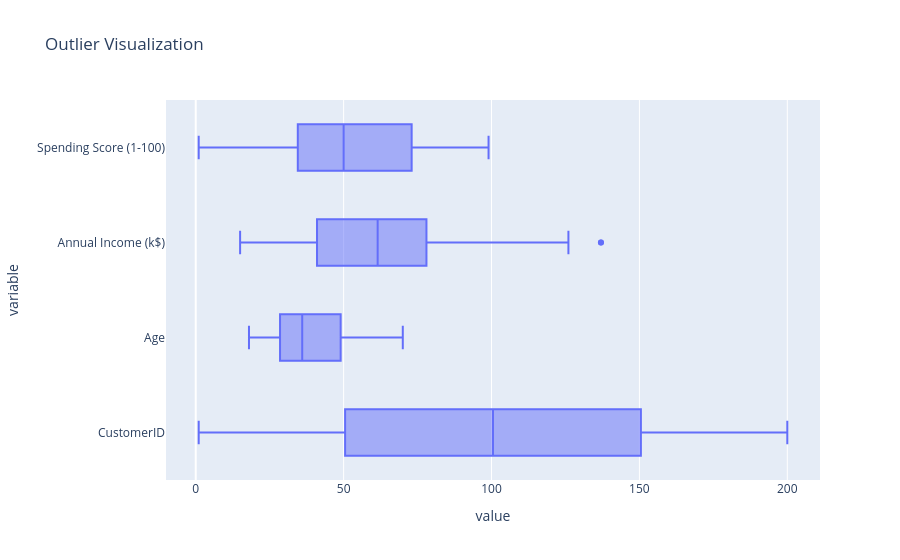

The cell this chart's notebook holds for it:
### Markdown cell above
`Data Visualization`

### Code cell
plt.figure(figsize=(22, 10))

figure = px.box(
    customers.select_dtypes(include=['number']),
    orientation='h',
    title = 'Outlier Visualization'
)
figure.show()
plt.show()

### Figure 1 — Plotly figure (JSON) as saved in the notebook; plotly's stock layout.template omitted (floating-point values rounded to 4 significant figures; data arrays with more than 128 entries replaced by an {"elided": "..."} marker saying what was removed)
{"data": [{"alignmentgroup": "True", "hovertemplate": "value=%{x}<br>variable=%{y}<extra></extra>", "legendgroup": "", "marker": {"color": "#636efa"}, "name": "", "notched": false, "offsetgroup": "", "orientation": "h", "showlegend": false, "type": "box", "x": {"elided": "800 int values"}, "x0": " ", "xaxis": "x", "y": {"elided": "800 str values"}, "y0": " ", "yaxis": "y"}], "layout": {"boxmode": "group", "legend": {"tracegroupgap": 0}, "title": {"text": "Outlier Visualization"}, "xaxis": {"anchor": "y", "domain": [0, 1], "title": {"text": "value"}}, "yaxis": {"anchor": "x", "domain": [0, 1], "title": {"text": "variable"}}}}
